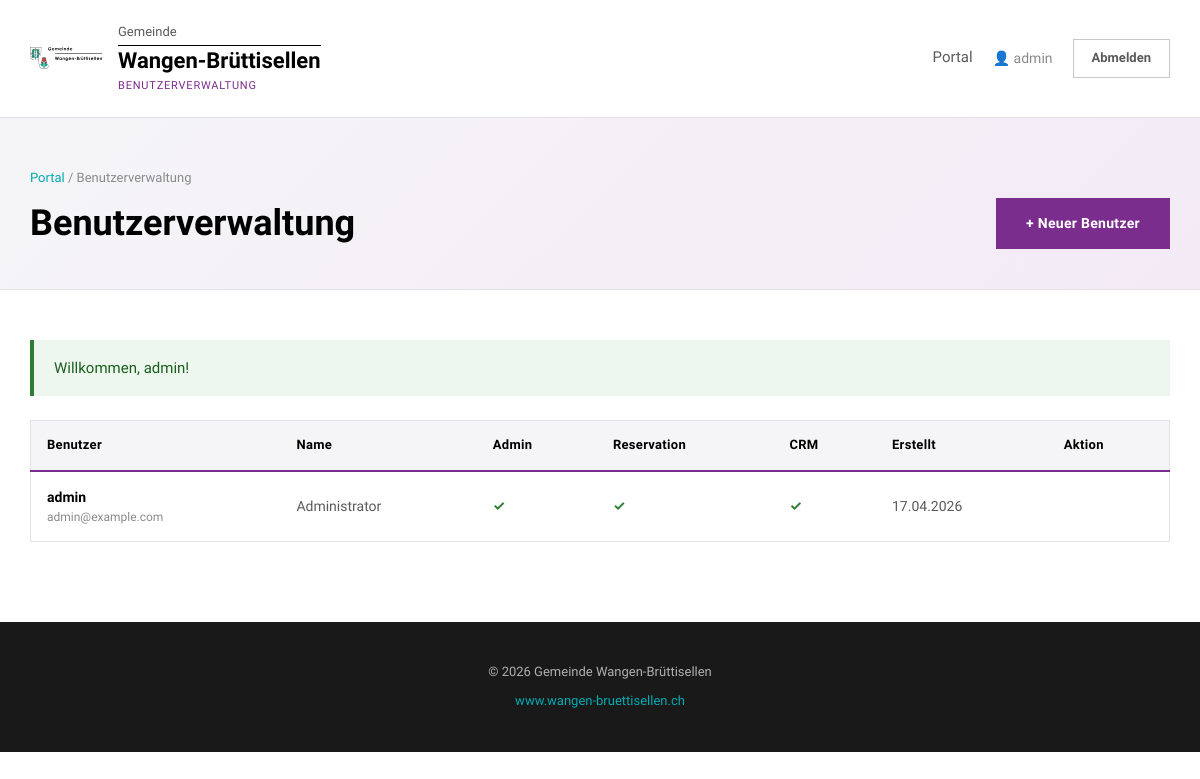
The app's page /portal_users.php (signed in) with its own data.
### tables this page shows
CREATE TABLE IF NOT EXISTS users (
    id                  INT AUTO_INCREMENT PRIMARY KEY,
    username            VARCHAR(50)  NOT NULL UNIQUE,
    email               VARCHAR(150) NOT NULL UNIQUE,
    email_verified      TINYINT(1)   NOT NULL DEFAULT 1,
    email_token         VARCHAR(64)  NULL     DEFAULT NULL,
    email_token_expires DATETIME     NULL     DEFAULT NULL,
    password_hash       VARCHAR(255) NULL,
    full_name           VARCHAR(150) NULL,
    is_admin            TINYINT(1)   NOT NULL DEFAULT 0,
    access_reservation  TINYINT(1)   NOT NULL DEFAULT 1,
    access_crm          TINYINT(1)   NOT NULL DEFAULT 1,
    auth_provider       ENUM('local','microsoft') NOT NULL DEFAULT 'local',
    microsoft_id        VARCHAR(100) NULL,
    created_at          DATETIME     NOT NULL DEFAULT CURRENT_TIMESTAMP,
    UNIQUE KEY uniq_microsoft_id (microsoft_id)
);

### config.php (called while the page is built, shortened)
<?php
function e($str) {
    return htmlspecialchars($str ?? '', ENT_QUOTES, 'UTF-8');
}
function flash($key, $msg = null) {
    if ($msg === null) {
        $val = $_SESSION['flash'][$key] ?? null;
        return $val;
    }
}

### portal_users.php (the view, shortened to what this page needs)
<?php
require_once __DIR__ . '/config.php';
$users = $pdo->query('
    SELECT u.*, (SELECT COUNT(*) FROM reservations WHERE user_id = u.id) AS res_count
    FROM users u
    ORDER BY u.created_at DESC
')->fetchAll();
?>
<!DOCTYPE html>
<html lang="de">
<head>
</head>
<body>
<header class="topbar">
    <div class="container">
        <a href="portal.php" class="brand">
            <img src="assets/wappen.svg" alt="Wappen Wangen-Brüttisellen" class="brand-wappen"
                 onerror="this.onerror=null; this.src='https://www.wangen-bruettisellen.ch/dist/wangen-bruettisellen/2022/images/logo.518ffa4d5ee04f4b1372.svg';">
            <span class="brand-text">
                <span class="brand-sub">Gemeinde</span>
                <span class="brand-main">Wangen-Brüttisellen</span>
                <span class="brand-app">Benutzerverwaltung</span>
            </span>
        </a>
        <nav class="topbar-nav">
            <a href="portal.php">Portal</a>
            <span class="user-badge">👤 <?= e($_SESSION['username']) ?></span>
            <a href="logout.php" class="btn-logout">Abmelden</a>
        </nav>
    </div>
</header>
<section class="page-header-section">
    <div class="container">
        <div class="breadcrumb"><a href="portal.php">Portal</a> / Benutzerverwaltung</div>
        <div class="page-header-inner">
            <h1>Benutzerverwaltung</h1>
            <?php if (!isset($_GET['action']) || $_GET['action'] !== 'create'): ?>
                <a href="portal_users.php?action=create" class="btn-primary">+ Neuer Benutzer</a>
            <?php endif; ?>
        </div>
    </div>
</section>
<section class="content-section">
    <div class="container">
        <?php if ($msg = flash('success')): ?><div class="alert success"><?= e($msg) ?></div><?php endif; ?>
        <table>
            <thead>
                <tr>
                    <th>Benutzer</th>
                    <th>Name</th>
                    <th>Admin</th>
                    <th>Reservation</th>
                    <th>CRM</th>
                    <th>Erstellt</th>
                    <th>Aktion</th>
                </tr>
            </thead>
            <tbody>
            <?php foreach ($users as $u): $isSelf = ($u['id'] == $_SESSION['user_id']); ?>
                <tr>
                    <td>
                        <div style="font-weight:600; color:var(--text-dark);"><?= e($u['username']) ?></div>
                        <div style="font-size:12px; color:var(--text-muted);"><?= e($u['email']) ?></div>
                    </td>
                    <td><?= e($u['full_name']) ?></td>
                    <td><?= $u['is_admin'] ? '<span style="color:#2e7d32; font-weight:700;">✓</span>' : '' ?></td>
                    <td>
                        <?php if ($isSelf): ?>
                            <?= $u['access_reservation'] ? '<span style="color:#2e7d32; font-weight:700;">✓</span>' : '<span style="color:#c62828;">✗</span>' ?>
                        <?php endif; ?>
                    </td>
                    <td>
                        <?php if ($isSelf): ?>
                            <?= $u['access_crm'] ? '<span style="color:#2e7d32; font-weight:700;">✓</span>' : '<span style="color:#c62828;">✗</span>' ?>
                        <?php endif; ?>
                    </td>
                    <td><?= date('d.m.Y', strtotime($u['created_at'])) ?></td>
                    <td>
                    </td>
                </tr>
            <?php endforeach; ?>
            </tbody>
        </table>
    </div>
</section>
<footer class="footer">
    <div class="container">
        <p>&copy; <?= date('Y') ?> Gemeinde Wangen-Brüttisellen</p>
        <p><a href="https://www.wangen-bruettisellen.ch" target="_blank">www.wangen-bruettisellen.ch</a></p>
    </div>
</footer>
</body>
</html>

### portal_users.php (style rules this page uses)
:root { --primary: #00acb3; --primary-dark: #008a8f; --primary-light: #e6f7f8; --accent: #7b2d8e; --accent-dark: #5e1f6d; --text: #595a59; --text-dark: #000000; --text-muted: #8a8a8a; --border: #e3e3e5; --border-strong: #c8c8cb; --bg: #ffffff; --bg-alt: #f5f5f7; --bg-dark: #191919; }
* { box-sizing: border-box; }
html, body { margin: 0; padding: 0; }
body { font-family: "Gothic A1", -apple-system, BlinkMacSystemFont, "Segoe UI", Arial, sans-serif; background: var(--bg); color: var(--text); line-height: 1.6; font-size: 16px; -webkit-font-smoothing: antialiased; }
a { color: var(--primary); text-decoration: none; }
.topbar { background: #ffffff; padding: 22px 0; border-bottom: 1px solid var(--border); }
.container { max-width: 1200px; margin: 0 auto; padding: 0 30px; }
.topbar .container { display: flex; align-items: center; justify-content: space-between; flex-wrap: wrap; gap: 20px; }
.brand { color: var(--text-dark); text-decoration: none; display: flex; align-items: center; gap: 16px; }
.brand-wappen { width: 72px; height: auto; display: block; }
.brand-text { display: flex; flex-direction: column; gap: 2px; }
.brand-sub { font-size: 13px; font-weight: 400; color: var(--text); }
.brand-main { font-size: 22px; font-weight: 700; color: var(--text-dark); border-top: 1px solid var(--text-dark); padding-top: 3px; line-height: 1.1; }
.brand-app { font-size: 11px; font-weight: 500; color: var(--accent); letter-spacing: 0.8px; text-transform: uppercase; margin-top: 2px; }
.topbar-nav { display: flex; align-items: center; gap: 20px; }
.topbar-nav a { color: var(--text); font-weight: 500; font-size: 15px; padding: 4px 0; border-bottom: 2px solid transparent; transition: color .15s, border-color .15s; }
.topbar-nav .user-badge { font-size: 14px; color: var(--text-muted); }
.topbar-nav .btn-logout { display: inline-block; padding: 8px 18px; border: 1px solid var(--border-strong); font-size: 13px; font-weight: 600; color: var(--text); transition: background .15s, border-color .15s; }
.page-header-section { background: linear-gradient(135deg, #f5f5f7 0%, #f3eaf6 100%); border-bottom: 1px solid var(--border); padding: 50px 0 40px; }
.page-header-inner { display: flex; justify-content: space-between; align-items: center; flex-wrap: wrap; gap: 20px; }
.page-header-section h1 { font-size: 36px; font-weight: 800; color: var(--text-dark); margin: 0; line-height: 1.15; }
.page-header-section .breadcrumb { font-size: 13px; color: var(--text-muted); margin-bottom: 10px; }
.page-header-section .breadcrumb a { color: var(--primary); }
.alert { padding: 16px 20px; margin-bottom: 24px; font-size: 15px; border-left: 4px solid; background: var(--bg-alt); }
.alert.success { border-color: #2e7d32; color: #1b5e20; background: #edf7ed; }
.content-section { padding: 50px 0 80px; }
.btn-primary { display: inline-block; padding: 12px 28px; background: var(--accent); color: #ffffff; border: 2px solid var(--accent); font-size: 14px; font-weight: 700; cursor: pointer; font-family: "Gothic A1", sans-serif; letter-spacing: 0.3px; transition: background .18s, border-color .18s; }
table { width: 100%; border-collapse: collapse; background: #ffffff; border: 1px solid var(--border); }
table th, table td { padding: 14px 16px; text-align: left; border-bottom: 1px solid var(--border); font-size: 14px; }
table th { background: var(--bg-alt); color: var(--text-dark); font-weight: 700; font-size: 13px; letter-spacing: 0.3px; border-bottom: 2px solid var(--accent); }
table tr:last-child td { border-bottom: none; }
.footer { background: var(--bg-dark); color: #b0b0b0; padding: 40px 0; text-align: center; font-size: 13px; }
.footer p { margin: 0 0 8px; }
.footer p:last-child { margin: 0; }
.footer a { color: var(--primary); }

### records on screen
users: username "admin", email "admin@example.com", full_name "Administrator", created_at "17.04.2026"

### other values on screen
$_SESSION['username'] "admin"
$msg "Willkommen, admin!"
